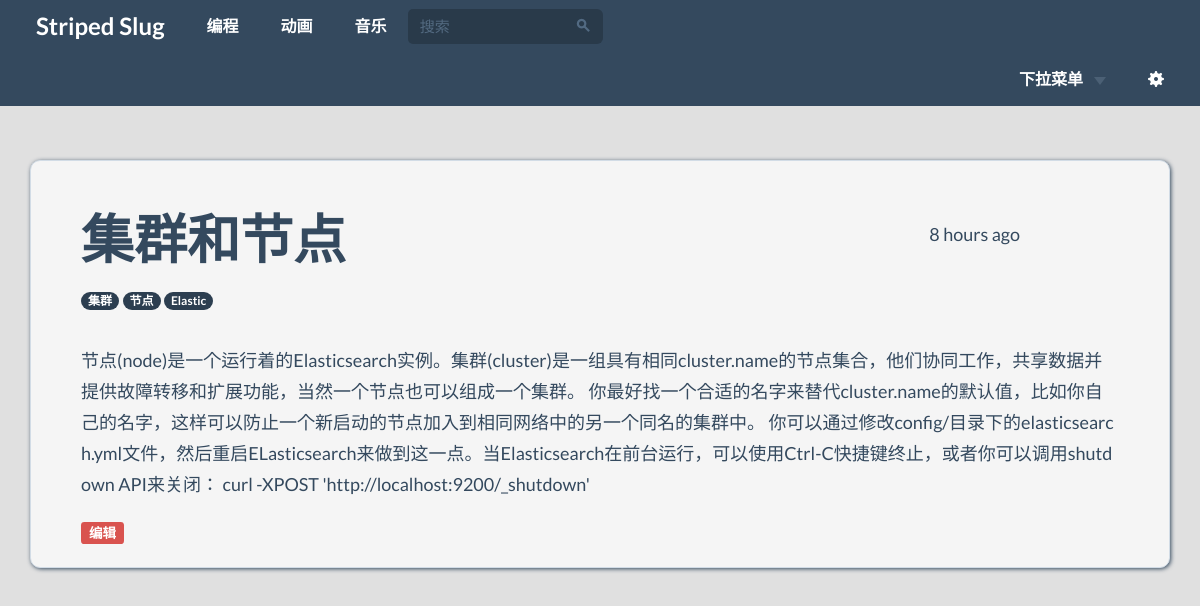
Page /post/1 (signed in) on the committed database.
### app/models.py (models this page shows, shortened)
class Post(db.Model):
    __tablename__ = 'posts'
    __searchable__ = ['subject', 'title', 'body']
    __analyzer__ = ChineseAnalyzer()
    id = db.Column(db.Integer, primary_key=True)
    subject = db.Column(db.Text)
    title = db.Column(db.Text)
    body = db.Column(db.Text)
    timestamp = db.Column(db.DateTime, index=True, default=datetime.utcnow)
    body_html = db.Column(db.Text)
    body_brief = db.Column(db.Text)
    tags = db.relationship('Tag',
                           secondary=categories,
                           backref=db.backref('posts', lazy='dynamic'),
                           lazy='dynamic')

class Tag(db.Model):
    __tablename__ = "tags"
    id = db.Column(db.Integer, primary_key=True)
    name = db.Column(db.String, default='')

### app/main/views.py (the view)
@main.route('/post/<id>')
def post(id):
    post = Post.query.get_or_404(id)
    return render_template('post.html', post=post,
                           tags=post.tags.all())

### app/models.py (called while the page is built)
@login_manager.user_loader
def load_user(user_id):
    return User.query.get(int(user_id))

### app/templates/post.html
{% extends "base.html" %}
{% import "bootstrap/wtf.html" as wtf %}
{% block page_content %}
<div class="post">
	<div class="post-content">
		<div class="post-date">{{ moment(post.timestamp).fromNow() }}</div>
		<h2>{{ post.title }}</h2>
		{% for tag in post.tags %}
		<a href="{{ url_for('main.tag', name=tag.name) }}">
			<span class="badge post-tag">{{ tag.name }}</span>
		</a>
		{% endfor %}
		<br>
		<br>
		<div class="post-body" style="word-break:break-all">
		{% if post.body_html %}
			{{ post.body_html | safe }}
		{% else %}
			{{ post.body }}
		{% endif %}
		</div>
		<div class="post-footer">
			{% if current_user.is_authenticated %}
				<a href="{{ url_for('.edit', id=post.id) }}">
				<span class="label label-danger">编辑</span>
				</a>
			{% endif %}
		</div>
	</div>
</div>
{% endblock %}

### app/static/styles.css (style rules this page uses)
a { color: #011b35; }
span.post-tag { background-color: #2C3E50; }
div.post-date { display: inline; position: absolute; top: 220px; right: 180px; }
div.post-content { background-color: #f5f5f5; border-style: solid; border-width: thin; border-color: #d2dce6; box-shadow: 1px 1px 4px; border-radius: 10px; margin-top: 10px; margin-bottom: 10px; padding-top: 20px; padding-left: 50px; padding-right: 50px; padding-bottom: 20px; }
body { padding-top: 150px; background-color: #e0e0e0; }

### rows in the picture
Post: timestamp "8 hours ago", title "集群和节点", body_html "节点(node)是一个运行着的Elasticsearch实例。集群(cluster)是一组具有相同cluster.name的节点集合，他们协同工作，共享数据并提供故障转移和扩展功能，当然一个节点也可以组成一个集群。 你最好找一个合适的名字来替代cluster.name的默认值，比如你自己的名字，这样可以防止一个新启动的节点加入到相同网络中的另一个同名的集群中。 你可以通过修改config/目录下的elasticsearch.yml文件，然后重启ELasticsearch来做到这一点。当Elasticsearch在前台运行，可以使用Ctrl-C快捷键终止，或者你可以调用shutdown API来关闭： curl -XPOST 'http://localhost:9200/_shutdown'"
Tag: name "集群"
Tag: name "节点"
Tag: name "Elastic"
